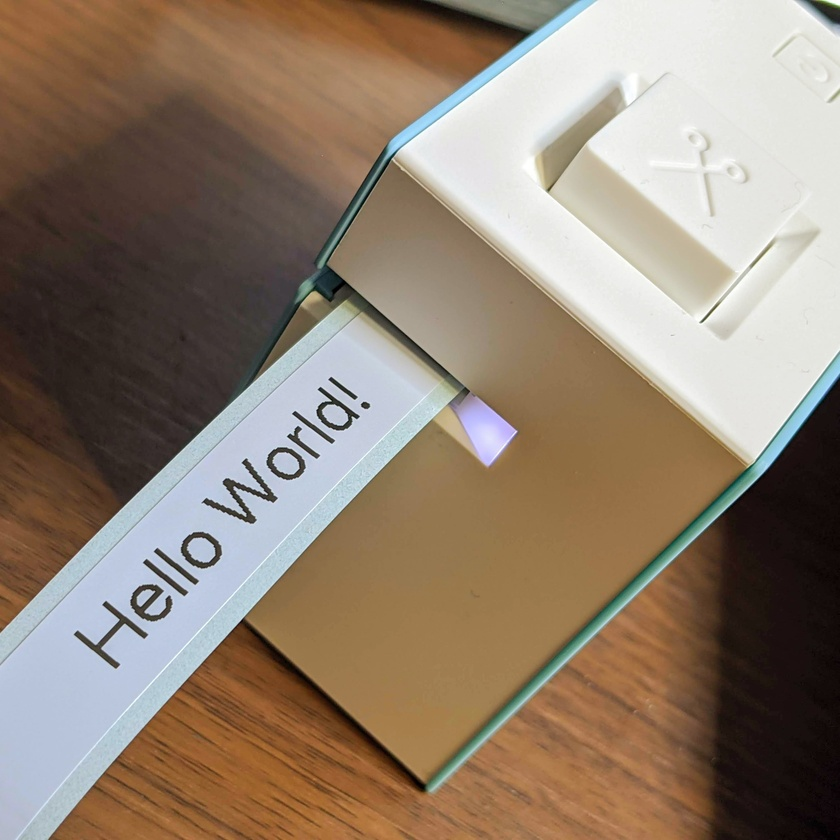
#> input picture tepra.jpg, 840 x 840 px, shrunk from 3024 x 3024 before the run
$ python pic2bin.py ../tepra.jpg
#> lines starting #> are read from the running program, lines starting #| are printed output that depends on the picture
import sys
import binascii
import zlib
import cv2
import numpy as np

ENTER_KEY_WIN = 13
ENTER_KEY_LINUX = 10
ESC_KEY = 27


def main():
    global ENTER_KEY_WIN, ENTER_KEY_LINUX, ESC_KEY
    if len(sys.argv) <= 1:
        print("usage: pic2bin.py <imagefile>", file=sys.stderr)
        return 1

    windowname = sys.argv[1] + "    Enter : save    Esc : quit"

    img = cv2.imread(sys.argv[1], cv2.IMREAD_COLOR)
#> img is the input picture: shape (840, 840, 3); mean B, G, R 111, 127.4, 144
    if img is None:
        print("Image open error", file=sys.stderr)
        return 1
    gray = cv2.cvtColor(img, cv2.COLOR_BGR2GRAY)
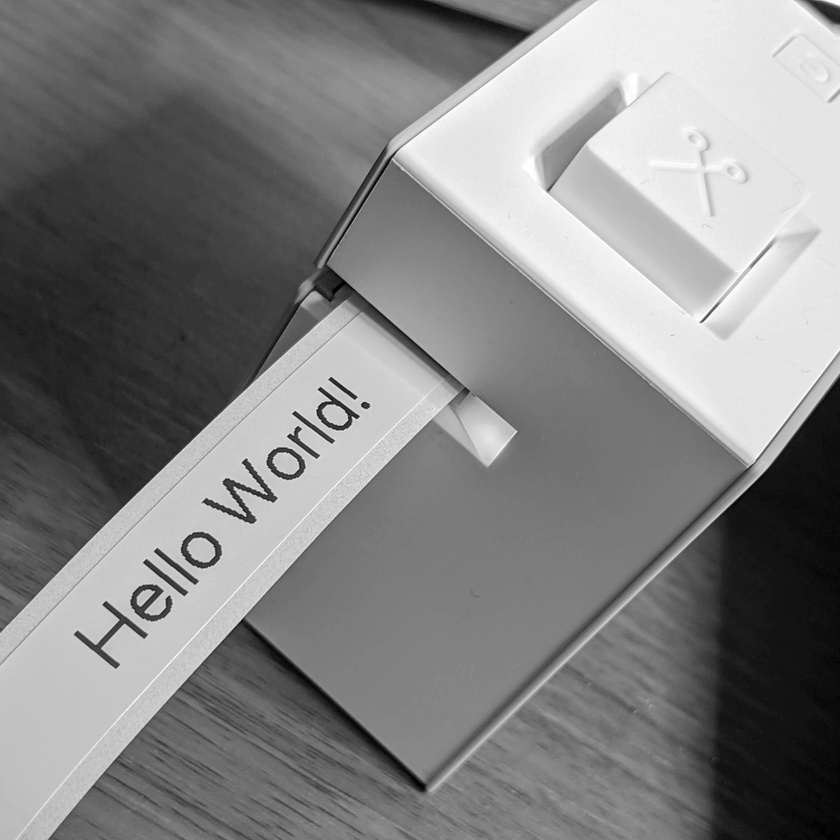
#> gray: shape (840, 840); min 0, max 255, mean 130.5

    height, width = gray.shape
#> height = 840; width = 840
    if height != 64:
        print("Image height is invalid", file=sys.stderr)
        return 1

    cv2.namedWindow(windowname, cv2.WINDOW_AUTOSIZE | cv2.WINDOW_GUI_NORMAL)

    lut = np.arange(256, dtype="float32")
    lut = pow((lut / 255), 2.2)

    binalized = np.zeros((height, width, 1), np.uint8)

    cumulative_err = 0
    calc_done = False
    while True:
        if not calc_done:
            for y in range(height):
                for x in range(width):
                    linear_val = lut[gray[y, x]]
                    if linear_val + cumulative_err < 0.5:
                        cumulative_err += linear_val
                        binalized[y, x] = 0
                    else:
                        cumulative_err -= 1.0 - linear_val
                        binalized[y, x] = 255
            calc_done = True

        frame = cv2.cvtColor(binalized, cv2.COLOR_GRAY2BGR)
        frame = cv2.vconcat([img, frame])
        cv2.imshow(windowname, frame)

        key = cv2.waitKey(100)
        if (key == ENTER_KEY_WIN) | (key == ENTER_KEY_LINUX):
            cv2.destroyAllWindows()
            break
        elif key == ESC_KEY:
            return 0

    img_out = cv2.rotate(binalized, cv2.ROTATE_90_CLOCKWISE)
    height, width = img_out.shape

    encoded = b""
    for y in range(height):
        aggregated = 0
        for shift, x in enumerate(range(width - 1, -1, -1)):
            if img_out[y, x] <= 127:
                aggregated += 1 << shift
        line = aggregated.to_bytes(8, "big")
        encoded += line
        print(binascii.hexlify(line))

    with open("hello.bin", "wb") as f:
        f.write(zlib.compress(encoded))
    return 0


#> (the run stopped early here; a loop or call above may not have finished)
